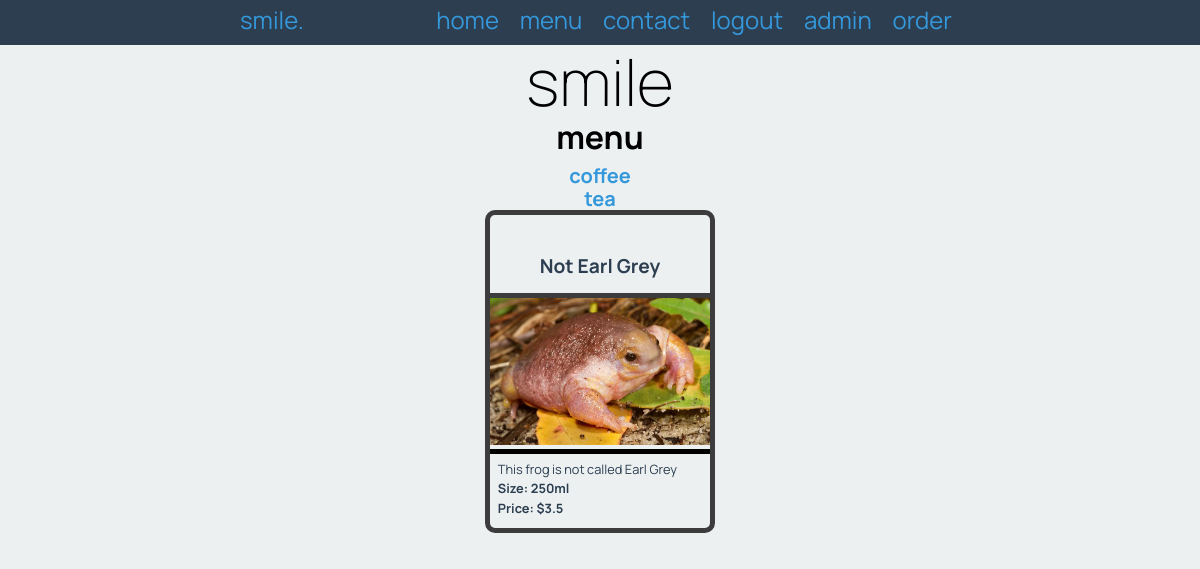
Screenshot of /menu/2 (signed in) with the database file from the repository.
### tables this page shows
CREATE TABLE "category"
(
    id   integer
        primary key,
    name varchar(20)
);

CREATE TABLE "products"
(
    id          integer
        primary key autoincrement,
    name        varchar(30),
    description varchar(300),
    volume      char(6),
    image       varchar(30),
    price       float
, cat_id integer);

### app.py (the view)
@app.route('/menu/<cat_id>')
def menu_page(cat_id):
    order_start = request.args.get("order")
    if order_start == "start" and not is_ordering():
        session["order"] = []
    product_list = get_list("SELECT id, name, description, volume, image, price FROM products WHERE cat_id=?", (cat_id, ))
    category_list = get_list("SELECT id, name FROM category", "")
    print(product_list)
    return render_template("menu.html", products=product_list, categories=category_list, logged_in=is_logged_in(),
                           ordering=is_ordering())

### app.py (called while the page is built)
def create_connection(db_file):
    try:
        connection = sqlite3.connect(db_file)
        return connection
    except Error as e:
        print(e)
    return None

def get_list(query, execute):
    con = create_connection(DATABASE)
    cur = con.cursor()
    cur.execute(query, execute)
    category_list = cur.fetchall()
    con.close()
    return category_list

def is_logged_in():
    if session.get("email") is None:
        print("not logged in")
        return False
    else:
        print(session.get("email"))
        print("logged in")
        return True

def is_ordering():
    if session.get("order") is None:
        return False
    else:
        return True

### templates/menu.html (shortened to what this page needs)
{% extends 'base.html' %}
{% block pageheading %}
menu
{% endblock %}
{% block main %}
    <div class="category-menu">
        <ul>
            {% for category in categories %}
            <li><a href="{{ category[0] }}">{{ category[1] }}</a></li>
            {% endfor %}
        </ul>
    </div>
    <form method="POST">
    <div class="products">
        {% for coffee in products %}
        <div class="product-box">
            <div class="product-box-heading">
                <h3>{{ coffee[1] }}</h3>
            </div>
            <div class="product-box-image">
                <img src="/static/images/{{ coffee[4] }}.jpg">
            </div>
            <div class="product-box-info">
                <p>{{ coffee[2] }}</p>
                <p><strong>Size: {{ coffee[3] }}</strong></p>
                <p><strong>Price: ${{ coffee[5] }}</strong></p>
            </div>
        </div>
        {% endfor %}
    </div>
    </form>
{% endblock %}

### static/smile.css (style rules this page uses)
* { font-family: 'Manrope', sans-serif; padding: 0; margin: 0; box-sizing: border-box; }
body { background-color: rgba(236, 240, 241, 1.0); }
img { max-width: 100%; }
h3, h4 { text-align: center; margin: 2rem 0 0.5rem 0; }
ul { font-weight: bold; font-size: 20px; text-align: center; list-style-type: none; }
a, a:visited { color: rgba(52, 152, 219, 1.0); text-decoration: none; }
.products { display: flex; flex-wrap: wrap; justify-content: space-evenly; }
.product-box { width: 32%; border: 5px solid rgba(60, 60, 60, 1.0); border-radius: 10px; color: rgba(44, 62, 80, 1.0); margin-bottom: 0.5rem; }
.product-box-heading { padding: 0.5rem; }
.product-box-image { max-height: 250px; object-fit: cover; overflow: clip; border-top: 5px solid rgba(60, 60, 60, 1); border-bottom: 5px solid black; }
.product-box-info { padding: 0.5rem; }
.product-box h3 { font-size: 1.2rem; text-align: center; }
.product-box p { font-size: 0.8rem; margin-bottom: 0.3rem; }

### rows the page displays
category: name "coffee"
category: name "tea"
products: name "Not Earl Grey", image (picture), description "This frog is not called Earl Grey", volume "250ml", price "3.5"
